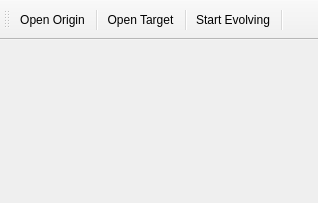
<?xml version="1.0" encoding="UTF-8"?>
<ui version="4.0">
 <class>MainWindow</class>
 <widget class="QMainWindow" name="MainWindow">
  <property name="geometry">
   <rect>
    <x>0</x>
    <y>0</y>
    <width>318</width>
    <height>203</height>
   </rect>
  </property>
  <property name="windowTitle">
   <string>MainWindow</string>
  </property>
  <widget class="QWidget" name="centralwidget">
   <layout class="QVBoxLayout" name="verticalLayout"/>
  </widget>
  <widget class="QToolBar" name="toolBar">
   <property name="minimumSize">
    <size>
     <width>0</width>
     <height>40</height>
    </size>
   </property>
   <property name="windowTitle">
    <string>toolBar</string>
   </property>
   <attribute name="toolBarArea">
    <enum>TopToolBarArea</enum>
   </attribute>
   <attribute name="toolBarBreak">
    <bool>false</bool>
   </attribute>
   <addaction name="actionOpen_Origin"/>
   <addaction name="separator"/>
   <addaction name="actionOpen_Target"/>
   <addaction name="separator"/>
   <addaction name="actionStart_Evolving"/>
   <addaction name="separator"/>
  </widget>
  <action name="actionOpen_Origin">
   <property name="text">
    <string>Open Origin</string>
   </property>
  </action>
  <action name="actionOpen_Target">
   <property name="text">
    <string>Open Target</string>
   </property>
  </action>
  <action name="actionStart_Evolving">
   <property name="checkable">
    <bool>true</bool>
   </property>
   <property name="text">
    <string>Start Evolving</string>
   </property>
  </action>
 </widget>
 <resources/>
 <connections/>
</ui>
